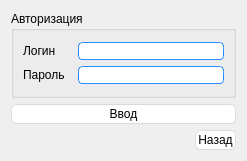
<?xml version="1.0" encoding="UTF-8"?>
<ui version="4.0">
 <class>Authwindow</class>
 <widget class="QDialog" name="Authwindow">
  <property name="geometry">
   <rect>
    <x>0</x>
    <y>0</y>
    <width>247</width>
    <height>161</height>
   </rect>
  </property>
  <property name="sizePolicy">
   <sizepolicy hsizetype="Fixed" vsizetype="Fixed">
    <horstretch>0</horstretch>
    <verstretch>0</verstretch>
   </sizepolicy>
  </property>
  <property name="maximumSize">
   <size>
    <width>247</width>
    <height>161</height>
   </size>
  </property>
  <property name="windowTitle">
   <string>Dialog</string>
  </property>
  <property name="styleSheet">
   <string notr="true">/*
Aqua Style Sheet for QT Applications
Author: Jaime A. Quiroga P.
Company: GTRONICK
Last updated: 22/01/2019, 07:55.
Available at: https://github.com/GTRONICK/QSS/blob/master/Aqua.qss
*/
QMainWindow {
	background-color:rgb(250,250,250);
}
QTextEdit {
	border-width: 1px;
	border-style: solid;
	border-color: qlineargradient(spread:pad, x1:0.5, y1:1, x2:0.5, y2:0, stop:0 rgba(0, 113, 255, 255), stop:1 rgba(91, 171, 252, 255));
}
QPlainTextEdit {
	border-width: 1px;
	border-style: solid;
	border-color: qlineargradient(spread:pad, x1:0.5, y1:1, x2:0.5, y2:0, stop:0 rgba(0, 113, 255, 255), stop:1 rgba(91, 171, 252, 255));
}
QToolButton {
	border-style: solid;
	border-top-color: qlineargradient(spread:pad, x1:0.5, y1:1, x2:0.5, y2:0, stop:0 rgb(215, 215, 215), stop:1 rgb(222, 222, 222));
	border-right-color: qlineargradient(spread:pad, x1:0, y1:0.5, x2:1, y2:0.5, stop:0 rgb(217, 217, 217), stop:1 rgb(227, 227, 227));
	border-left-color: qlineargradient(spread:pad, x1:0, y1:0.5, x2:1, y2:0.5, stop:0 rgb(227, 227, 227), stop:1 rgb(217, 217, 217));
	border-bottom-color: qlineargradient(spread:pad, x1:0.5, y1:1, x2:0.5, y2:0, stop:0 rgb(215, 215, 215), stop:1 rgb(222, 222, 222));
	border-width: 1px;
	border-radius: 5px;
	color: rgb(0,0,0);
	padding: 2px;
	background-color: rgb(255,255,255);
}
QToolButton:hover{
	border-style: solid;
	border-top-color: qlineargradient(spread:pad, x1:0.5, y1:1, x2:0.5, y2:0, stop:0 rgb(195, 195, 195), stop:1 rgb(222, 222, 222));
	border-right-color: qlineargradient(spread:pad, x1:0, y1:0.5, x2:1, y2:0.5, stop:0 rgb(197, 197, 197), stop:1 rgb(227, 227, 227));
	border-left-color: qlineargradient(spread:pad, x1:0, y1:0.5, x2:1, y2:0.5, stop:0 rgb(227, 227, 227), stop:1 rgb(197, 197, 197));
	border-bottom-color: qlineargradient(spread:pad, x1:0.5, y1:1, x2:0.5, y2:0, stop:0 rgb(195, 195, 195), stop:1 rgb(222, 222, 222));
	border-width: 1px;
	border-radius: 5px;
	color: rgb(0,0,0);
	padding: 2px;
	background-color: rgb(255,255,255);
}
QToolButton:pressed{
	border-style: solid;
	border-top-color: qlineargradient(spread:pad, x1:0.5, y1:1, x2:0.5, y2:0, stop:0 rgb(215, 215, 215), stop:1 rgb(222, 222, 222));
	border-right-color: qlineargradient(spread:pad, x1:0, y1:0.5, x2:1, y2:0.5, stop:0 rgb(217, 217, 217), stop:1 rgb(227, 227, 227));
	border-left-color: qlineargradient(spread:pad, x1:0, y1:0.5, x2:1, y2:0.5, stop:0 rgb(227, 227, 227), stop:1 rgb(217, 217, 217));
	border-bottom-color: qlineargradient(spread:pad, x1:0.5, y1:1, x2:0.5, y2:0, stop:0 rgb(215, 215, 215), stop:1 rgb(222, 222, 222));
	border-width: 1px;
	border-radius: 5px;
	color:rgb(230, 212, 255);
	padding: 2px;
	background-color: rgb(142,142,142);
}
QPushButton{
	border-style: solid;
	border-top-color: qlineargradient(spread:pad, x1:0.5, y1:1, x2:0.5, y2:0, stop:0 rgb(215, 215, 215), stop:1 rgb(222, 222, 222));
	border-right-color: qlineargradient(spread:pad, x1:0, y1:0.5, x2:1, y2:0.5, stop:0 rgb(217, 217, 217), stop:1 rgb(227, 227, 227));
	border-left-color: qlineargradient(spread:pad, x1:0, y1:0.5, x2:1, y2:0.5, stop:0 rgb(227, 227, 227), stop:1 rgb(217, 217, 217));
	border-bottom-color: qlineargradient(spread:pad, x1:0.5, y1:1, x2:0.5, y2:0, stop:0 rgb(215, 215, 215), stop:1 rgb(222, 222, 222));
	border-width: 1px;
	border-radius: 5px;
	color: rgb(0,0,0);
	padding: 2px;
	background-color: rgb(255,255,255);
}
QPushButton::default{
	border-style: solid;
	border-top-color: qlineargradient(spread:pad, x1:0.5, y1:1, x2:0.5, y2:0, stop:0 rgb(215, 215, 215), stop:1 rgb(222, 222, 222));
	border-right-color: qlineargradient(spread:pad, x1:0, y1:0.5, x2:1, y2:0.5, stop:0 rgb(217, 217, 217), stop:1 rgb(227, 227, 227));
	border-left-color: qlineargradient(spread:pad, x1:0, y1:0.5, x2:1, y2:0.5, stop:0 rgb(227, 227, 227), stop:1 rgb(217, 217, 217));
	border-bottom-color: qlineargradient(spread:pad, x1:0.5, y1:1, x2:0.5, y2:0, stop:0 rgb(215, 215, 215), stop:1 rgb(222, 222, 222));
	border-width: 1px;
	border-radius: 5px;
	color: rgb(0,0,0);
	padding: 2px;
	background-color: rgb(255,255,255);
}
QPushButton:hover{
	border-style: solid;
	border-top-color: qlineargradient(spread:pad, x1:0.5, y1:1, x2:0.5, y2:0, stop:0 rgb(195, 195, 195), stop:1 rgb(222, 222, 222));
	border-right-color: qlineargradient(spread:pad, x1:0, y1:0.5, x2:1, y2:0.5, stop:0 rgb(197, 197, 197), stop:1 rgb(227, 227, 227));
	border-left-color: qlineargradient(spread:pad, x1:0, y1:0.5, x2:1, y2:0.5, stop:0 rgb(227, 227, 227), stop:1 rgb(197, 197, 197));
	border-bottom-color: qlineargradient(spread:pad, x1:0.5, y1:1, x2:0.5, y2:0, stop:0 rgb(195, 195, 195), stop:1 rgb(222, 222, 222));
	border-width: 1px;
	border-radius: 5px;
	color: rgb(0,0,0);
	padding: 2px;
	background-color: rgb(255,255,255);
}
QPushButton:pressed{
	border-style: solid;
	border-top-color: qlineargradient(spread:pad, x1:0.5, y1:1, x2:0.5, y2:0, stop:0 rgb(215, 215, 215), stop:1 rgb(222, 222, 222));
	border-right-color: qlineargradient(spread:pad, x1:0, y1:0.5, x2:1, y2:0.5, stop:0 rgb(217, 217, 217), stop:1 rgb(227, 227, 227));
	border-left-color: qlineargradient(spread:pad, x1:0, y1:0.5, x2:1, y2:0.5, stop:0 rgb(227, 227, 227), stop:1 rgb(217, 217, 217));
	border-bottom-color: qlineargradient(spread:pad, x1:0.5, y1:1, x2:0.5, y2:0, stop:0 rgb(215, 215, 215), stop:1 rgb(222, 222, 222));
	border-width: 1px;
	border-radius: 5px;
	color: rgb(0,0,0);
	padding: 2px;
	background-color: rgb(142,142,142);
}
QPushButton:disabled{
	border-style: solid;
	border-top-color: qlineargradient(spread:pad, x1:0.5, y1:1, x2:0.5, y2:0, stop:0 rgb(215, 215, 215), stop:1 rgb(222, 222, 222));
	border-right-color: qlineargradient(spread:pad, x1:0, y1:0.5, x2:1, y2:0.5, stop:0 rgb(217, 217, 217), stop:1 rgb(227, 227, 227));
	border-left-color: qlineargradient(spread:pad, x1:0, y1:0.5, x2:1, y2:0.5, stop:0 rgb(227, 227, 227), stop:1 rgb(217, 217, 217));
	border-bottom-color: qlineargradient(spread:pad, x1:0.5, y1:1, x2:0.5, y2:0, stop:0 rgb(215, 215, 215), stop:1 rgb(222, 222, 222));
	border-width: 1px;
	border-radius: 5px;
	color: #808086;
	padding: 2px;
	background-color: rgb(142,142,142);
}
QLineEdit {
	border-width: 1px; border-radius: 4px;
	border-style: solid;
	border-color: qlineargradient(spread:pad, x1:0.5, y1:1, x2:0.5, y2:0, stop:0 rgba(0, 113, 255, 255), stop:1 rgba(91, 171, 252, 255));
}
QLabel {
	color: #000000;
}
QLCDNumber {
	color: rgb(0, 113, 255, 255);
}
QProgressBar {
	text-align: center;
	color: rgb(240, 240, 240);
	border-width: 1px; 
	border-radius: 10px;
	border-color: rgb(230, 230, 230);
	border-style: solid;
	background-color:rgb(207,207,207);
}
QProgressBar::chunk {
	background-color: qlineargradient(spread:pad, x1:0.5, y1:1, x2:0.5, y2:0, stop:0 rgba(49, 147, 250, 255), stop:1 rgba(34, 142, 255, 255));
	border-radius: 10px;
}
QMenuBar {
	background-color: qlineargradient(spread:pad, x1:0.5, y1:1, x2:0.5, y2:0, stop:0 rgba(207, 209, 207, 255), stop:1 rgba(230, 229, 230, 255));
}
QMenuBar::item {
	color: #000000;
  	spacing: 3px;
  	padding: 1px 4px;
	background-color: qlineargradient(spread:pad, x1:0.5, y1:1, x2:0.5, y2:0, stop:0 rgba(207, 209, 207, 255), stop:1 rgba(230, 229, 230, 255));
}

QMenuBar::item:selected {
  	background-color: qlineargradient(spread:pad, x1:0.5, y1:1, x2:0.5, y2:0, stop:0 rgba(0, 113, 255, 255), stop:1 rgba(91, 171, 252, 255));
	color: #FFFFFF;
}
QMenu::item:selected {
	border-style: solid;
	border-top-color: transparent;
	border-right-color: transparent;
	border-left-color: qlineargradient(spread:pad, x1:0.5, y1:1, x2:0.5, y2:0, stop:0 rgba(0, 113, 255, 255), stop:1 rgba(91, 171, 252, 255));
	border-bottom-color: transparent;
	border-left-width: 2px;
	color: #000000;
	padding-left:15px;
	padding-top:4px;
	padding-bottom:4px;
	padding-right:7px;
}
QMenu::item {
	border-style: solid;
	border-top-color: transparent;
	border-right-color: transparent;
	border-left-color: transparent;
	border-bottom-color: transparent;
	border-bottom-width: 1px;
	color: #000000;
	padding-left:17px;
	padding-top:4px;
	padding-bottom:4px;
	padding-right:7px;
}
QTabWidget {
	color:rgb(0,0,0);
	background-color:#000000;
}
QTabWidget::pane {
		border-color: rgb(223,223,223);
		background-color:rgb(226,226,226);
		border-style: solid;
		border-width: 2px;
    	border-radius: 6px;
}
QTabBar::tab:first {
	border-style: solid;
	border-left-width:1px;
	border-right-width:0px;
	border-top-width:1px;
	border-bottom-width:1px;
	border-top-color: rgb(209,209,209);
	border-left-color: qlineargradient(spread:pad, x1:0.5, y1:1, x2:0.5, y2:0, stop:0 rgba(209, 209, 209, 209), stop:1 rgba(229, 229, 229, 229));
	border-bottom-color: rgb(229,229,229);
	border-top-left-radius: 4px;
	border-bottom-left-radius: 4px;
	color: #000000;
	padding: 3px;
	margin-left:0px;
	background-color: qlineargradient(spread:pad, x1:0.5, y1:1, x2:0.5, y2:0, stop:0 rgba(247, 247, 247, 255), stop:1 rgba(255, 255, 255, 255));
}
QTabBar::tab:last {
	border-style: solid;
	border-width:1px;
	border-top-color: rgb(209,209,209);
	border-left-color: qlineargradient(spread:pad, x1:0.5, y1:1, x2:0.5, y2:0, stop:0 rgba(209, 209, 209, 209), stop:1 rgba(229, 229, 229, 229));
	border-right-color: qlineargradient(spread:pad, x1:0.5, y1:1, x2:0.5, y2:0, stop:0 rgba(209, 209, 209, 209), stop:1 rgba(229, 229, 229, 229));
	border-bottom-color: rgb(229,229,229);
	border-top-right-radius: 4px;
	border-bottom-right-radius: 4px;
	color: #000000;
	padding: 3px;
	margin-left:0px;
	background-color: qlineargradient(spread:pad, x1:0.5, y1:1, x2:0.5, y2:0, stop:0 rgba(247, 247, 247, 255), stop:1 rgba(255, 255, 255, 255));
}
QTabBar::tab {
	border-style: solid;
	border-top-width:1px;
	border-bottom-width:1px;
	border-left-width:1px;
	border-top-color: rgb(209,209,209);
	border-left-color: qlineargradient(spread:pad, x1:0.5, y1:1, x2:0.5, y2:0, stop:0 rgba(209, 209, 209, 209), stop:1 rgba(229, 229, 229, 229));
	border-bottom-color: rgb(229,229,229);
	color: #000000;
	padding: 3px;
	margin-left:0px;
	background-color: qlineargradient(spread:pad, x1:0.5, y1:1, x2:0.5, y2:0, stop:0 rgba(247, 247, 247, 255), stop:1 rgba(255, 255, 255, 255));
}
QTabBar::tab:selected, QTabBar::tab:last:selected, QTabBar::tab:hover {
  	border-style: solid;
  	border-left-width:1px;
	border-right-color: transparent;
	border-top-color: rgb(209,209,209);
	border-left-color: qlineargradient(spread:pad, x1:0.5, y1:1, x2:0.5, y2:0, stop:0 rgba(209, 209, 209, 209), stop:1 rgba(229, 229, 229, 229));
	border-bottom-color: rgb(229,229,229);
	color: #FFFFFF;
	padding: 3px;
	margin-left:0px;
	background-color: qlineargradient(spread:pad, x1:0.5, y1:1, x2:0.5, y2:0, stop:0 rgba(0, 113, 255, 255), stop:1 rgba(91, 171, 252, 255));
}

QTabBar::tab:selected, QTabBar::tab:first:selected, QTabBar::tab:hover {
  	border-style: solid;
  	border-left-width:1px;
  	border-bottom-width:1px;
  	border-top-width:1px;
	border-right-color: transparent;
	border-top-color: rgb(209,209,209);
	border-left-color: qlineargradient(spread:pad, x1:0.5, y1:1, x2:0.5, y2:0, stop:0 rgba(209, 209, 209, 209), stop:1 rgba(229, 229, 229, 229));
	border-bottom-color: rgb(229,229,229);
	color: #FFFFFF;
	padding: 3px;
	margin-left:0px;
	background-color: qlineargradient(spread:pad, x1:0.5, y1:1, x2:0.5, y2:0, stop:0 rgba(0, 113, 255, 255), stop:1 rgba(91, 171, 252, 255));
}

QCheckBox {
	color: #000000;
	padding: 2px;
}
QCheckBox:disabled {
	color: #808086;
	padding: 2px;
}

QCheckBox:hover {
	border-radius:4px;
	border-style:solid;
	padding-left: 1px;
	padding-right: 1px;
	padding-bottom: 1px;
	padding-top: 1px;
	border-width:1px;
	border-color: transparent;
}
QCheckBox::indicator:checked {

	height: 10px;
	width: 10px;
	border-style:solid;
	border-width: 1px;
	border-color: qlineargradient(spread:pad, x1:0.5, y1:1, x2:0.5, y2:0, stop:0 rgba(0, 113, 255, 255), stop:1 rgba(91, 171, 252, 255));
	color: #000000;
	background-color: qlineargradient(spread:pad, x1:0.5, y1:1, x2:0.5, y2:0, stop:0 rgba(0, 113, 255, 255), stop:1 rgba(91, 171, 252, 255));
}
QCheckBox::indicator:unchecked {

	height: 10px;
	width: 10px;
	border-style:solid;
	border-width: 1px;
	border-color: qlineargradient(spread:pad, x1:0.5, y1:1, x2:0.5, y2:0, stop:0 rgba(0, 113, 255, 255), stop:1 rgba(91, 171, 252, 255));
	color: #000000;
}
QRadioButton {
	color: 000000;
	padding: 1px;
}
QRadioButton::indicator:checked {
	height: 10px;
	width: 10px;
	border-style:solid;
	border-radius:5px;
	border-width: 1px;
	border-color: qlineargradient(spread:pad, x1:0.5, y1:1, x2:0.5, y2:0, stop:0 rgba(0, 113, 255, 255), stop:1 rgba(91, 171, 252, 255));
	color: #a9b7c6;
	background-color: qlineargradient(spread:pad, x1:0.5, y1:1, x2:0.5, y2:0, stop:0 rgba(0, 113, 255, 255), stop:1 rgba(91, 171, 252, 255));
}
QRadioButton::indicator:!checked {
	height: 10px;
	width: 10px;
	border-style:solid;
	border-radius:5px;
	border-width: 1px;
	border-color: qlineargradient(spread:pad, x1:0.5, y1:1, x2:0.5, y2:0, stop:0 rgba(0, 113, 255, 255), stop:1 rgba(91, 171, 252, 255));
	color: #a9b7c6;
	background-color: transparent;
}
QStatusBar {
	color:#027f7f;
}
QSpinBox {
	border-style: solid;
	border-width: 1px;
	border-color: qlineargradient(spread:pad, x1:0.5, y1:1, x2:0.5, y2:0, stop:0 rgba(0, 113, 255, 255), stop:1 rgba(91, 171, 252, 255));
}
QDoubleSpinBox {
	border-style: solid;
	border-width: 1px;
	border-color: qlineargradient(spread:pad, x1:0.5, y1:1, x2:0.5, y2:0, stop:0 rgba(0, 113, 255, 255), stop:1 rgba(91, 171, 252, 255));
}
QTimeEdit {
	border-style: solid;
	border-width: 1px;
	border-color: qlineargradient(spread:pad, x1:0.5, y1:1, x2:0.5, y2:0, stop:0 rgba(0, 113, 255, 255), stop:1 rgba(91, 171, 252, 255));
}
QDateTimeEdit {
	border-style: solid;
	border-width: 1px;
	border-color: qlineargradient(spread:pad, x1:0.5, y1:1, x2:0.5, y2:0, stop:0 rgba(0, 113, 255, 255), stop:1 rgba(91, 171, 252, 255));
}
QDateEdit {
	border-style: solid;
	border-width: 1px;
	border-color: qlineargradient(spread:pad, x1:0.5, y1:1, x2:0.5, y2:0, stop:0 rgba(0, 113, 255, 255), stop:1 rgba(91, 171, 252, 255));
}

QToolBox {
	color: #a9b7c6;
	background-color:#000000;
}
QToolBox::tab {
	color: #a9b7c6;
	background-color:#000000;
}
QToolBox::tab:selected {
	color: #FFFFFF;
	background-color:#000000;
}
QScrollArea {
	color: #FFFFFF;
	background-color:#000000;
}
QSlider::groove:horizontal {
	height: 5px;
	background-color: qlineargradient(spread:pad, x1:0.5, y1:1, x2:0.5, y2:0, stop:0 rgba(49, 147, 250, 255), stop:1 rgba(34, 142, 255, 255));
}
QSlider::groove:vertical {
	width: 5px;
	background-color: qlineargradient(spread:pad, x1:0.5, y1:1, x2:0.5, y2:0, stop:0 rgba(49, 147, 250, 255), stop:1 rgba(34, 142, 255, 255));
}
QSlider::handle:horizontal {
	background: rgb(253,253,253);
	border-style: solid;
	border-width: 1px;
	border-color: rgb(207,207,207);
	width: 12px;
	margin: -5px 0;
	border-radius: 7px;
}
QSlider::handle:vertical {
	background: rgb(253,253,253);
	border-style: solid;
	border-width: 1px;
	border-color: rgb(207,207,207);
	height: 12px;
	margin: 0 -5px;
	border-radius: 7px;
}
QSlider::add-page:horizontal {
    background: rgb(181,181,181);
}
QSlider::add-page:vertical {
    background: rgb(181,181,181);
}
QSlider::sub-page:horizontal {
    background-color: qlineargradient(spread:pad, x1:0.5, y1:1, x2:0.5, y2:0, stop:0 rgba(49, 147, 250, 255), stop:1 rgba(34, 142, 255, 255));
}
QSlider::sub-page:vertical {
    background-color: qlineargradient(spread:pad, y1:0.5, x1:1, y2:0.5, x2:0, stop:0 rgba(49, 147, 250, 255), stop:1 rgba(34, 142, 255, 255));
}
QScrollBar:horizontal {
	max-height: 20px;
	border: 1px transparent grey;
	margin: 0px 20px 0px 20px;
}
QScrollBar:vertical {
	max-width: 20px;
	border: 1px transparent grey;
	margin: 20px 0px 20px 0px;
}
QScrollBar::handle:horizontal {
	background: rgb(253,253,253);
	border-style: solid;
	border-width: 1px;
	border-color: rgb(207,207,207);
	border-radius: 7px;
	min-width: 25px;
}
QScrollBar::handle:horizontal:hover {
	background: rgb(253,253,253);
	border-style: solid;
	border-width: 1px;
	border-color: rgb(147, 200, 200);
	border-radius: 7px;
	min-width: 25px;
}
QScrollBar::handle:vertical {
	background: rgb(253,253,253);
	border-style: solid;
	border-width: 1px;
	border-color: rgb(207,207,207);
	border-radius: 7px;
	min-height: 25px;
}
QScrollBar::handle:vertical:hover {
	background: rgb(253,253,253);
	border-style: solid;
	border-width: 1px;
	border-color: rgb(147, 200, 200);
	border-radius: 7px;
	min-height: 25px;
}
QScrollBar::add-line:horizontal {
   border: 2px transparent grey;
   border-top-right-radius: 7px;
   border-bottom-right-radius: 7px;
   background: rgba(34, 142, 255, 255);
   width: 20px;
   subcontrol-position: right;
   subcontrol-origin: margin;
}
QScrollBar::add-line:horizontal:pressed {
   border: 2px transparent grey;
   border-top-right-radius: 7px;
   border-bottom-right-radius: 7px;
   background: rgb(181,181,181);
   width: 20px;
   subcontrol-position: right;
   subcontrol-origin: margin;
}
QScrollBar::add-line:vertical {
   border: 2px transparent grey;
   border-bottom-left-radius: 7px;
   border-bottom-right-radius: 7px;
   background: rgba(34, 142, 255, 255);
   height: 20px;
   subcontrol-position: bottom;
   subcontrol-origin: margin;
}
QScrollBar::add-line:vertical:pressed {
   border: 2px transparent grey;
   border-bottom-left-radius: 7px;
   border-bottom-right-radius: 7px;
   background: rgb(181,181,181);
   height: 20px;
   subcontrol-position: bottom;
   subcontrol-origin: margin;
}
QScrollBar::sub-line:horizontal {
   border: 2px transparent grey;
   border-top-left-radius: 7px;
   border-bottom-left-radius: 7px;
   background: rgba(34, 142, 255, 255);
   width: 20px;
   subcontrol-position: left;
   subcontrol-origin: margin;
}
QScrollBar::sub-line:horizontal:pressed {
   border: 2px transparent grey;
   border-top-left-radius: 7px;
   border-bottom-left-radius: 7px;
   background: rgb(181,181,181);
   width: 20px;
   subcontrol-position: left;
   subcontrol-origin: margin;
}
QScrollBar::sub-line:vertical {
   border: 2px transparent grey;
   border-top-left-radius: 7px;
   border-top-right-radius: 7px;
   background: rgba(34, 142, 255, 255);
   height: 20px;
   subcontrol-position: top;
   subcontrol-origin: margin;
}
QScrollBar::sub-line:vertical:pressed {
   border: 2px transparent grey;
   border-top-left-radius: 7px;
   border-top-right-radius: 7px;
   background: rgb(181,181,181);
   height: 20px;
   subcontrol-position: top;
   subcontrol-origin: margin;
}
QScrollBar::left-arrow:horizontal {
   border: 1px transparent grey;
   border-top-left-radius: 3px;
   border-bottom-left-radius: 3px;
   width: 6px;
   height: 6px;
   background: white;
}
QScrollBar::right-arrow:horizontal {
   border: 1px transparent grey;
   border-top-right-radius: 3px;
   border-bottom-right-radius: 3px;
   width: 6px;
   height: 6px;
   background: white;
}
QScrollBar::up-arrow:vertical {
   border: 1px transparent grey;
   border-top-left-radius: 3px;
   border-top-right-radius: 3px;
   width: 6px;
   height: 6px;
   background: white;
}
QScrollBar::down-arrow:vertical {
   border: 1px transparent grey;
   border-bottom-left-radius: 3px;
   border-bottom-right-radius: 3px;
   width: 6px;
   height: 6px;
   background: white;
}
QScrollBar::add-page:horizontal, QScrollBar::sub-page:horizontal {
   background: none;
}
QScrollBar::add-page:vertical, QScrollBar::sub-page:vertical {
   background: none;
}</string>
  </property>
  <layout class="QGridLayout" name="gridLayout_2">
   <item row="0" column="0">
    <widget class="QGroupBox" name="groupBox">
     <property name="title">
      <string>Авторизация</string>
     </property>
     <layout class="QGridLayout" name="gridLayout_3">
      <item row="0" column="0">
       <layout class="QGridLayout" name="gridLayout">
        <item row="0" column="0">
         <widget class="QLabel" name="label">
          <property name="text">
           <string>Логин  </string>
          </property>
         </widget>
        </item>
        <item row="0" column="1">
         <widget class="QLineEdit" name="lineEdit">
          <property name="text">
           <string/>
          </property>
         </widget>
        </item>
        <item row="1" column="0">
         <widget class="QLabel" name="label_2">
          <property name="text">
           <string>Пароль  </string>
          </property>
         </widget>
        </item>
        <item row="1" column="1">
         <widget class="QLineEdit" name="lineEdit_2">
          <property name="text">
           <string/>
          </property>
          <property name="echoMode">
           <enum>QLineEdit::Password</enum>
          </property>
         </widget>
        </item>
       </layout>
      </item>
     </layout>
    </widget>
   </item>
   <item row="1" column="0">
    <layout class="QVBoxLayout" name="verticalLayout">
     <item>
      <widget class="QPushButton" name="pushButton_2">
       <property name="styleSheet">
        <string notr="true">
#pushButoon_2
{
	background:red;
	border-radius:60px;
}</string>
       </property>
       <property name="text">
        <string>Ввод</string>
       </property>
      </widget>
     </item>
     <item>
      <layout class="QHBoxLayout" name="horizontalLayout">
       <item>
        <spacer name="horizontalSpacer">
         <property name="orientation">
          <enum>Qt::Horizontal</enum>
         </property>
         <property name="sizeHint" stdset="0">
          <size>
           <width>108</width>
           <height>20</height>
          </size>
         </property>
        </spacer>
       </item>
       <item>
        <widget class="QPushButton" name="pushButton">
         <property name="text">
          <string>Назад</string>
         </property>
        </widget>
       </item>
      </layout>
     </item>
    </layout>
   </item>
  </layout>
 </widget>
 <resources/>
 <connections/>
</ui>
